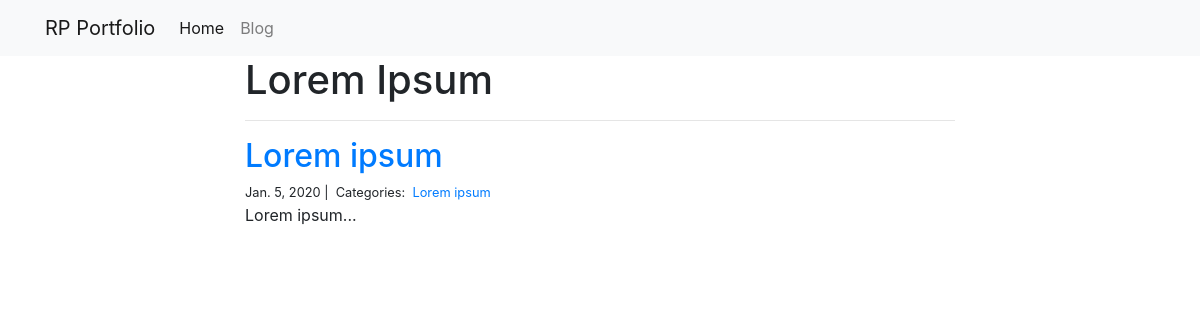
/blog/Lorem ipsum/, run on an earlier commit of the app's database.
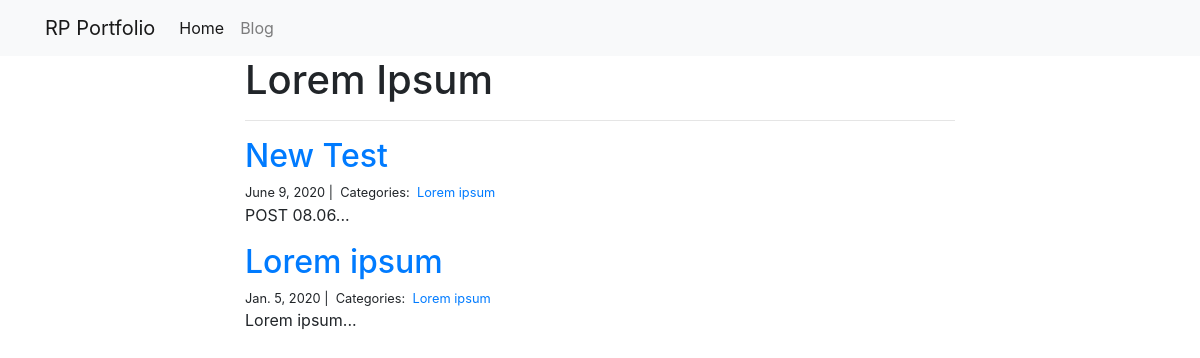
And on a later commit of the database.
### blog/models.py (models this page shows)
class Post(models.Model):
    title = models.CharField(max_length=255)
    body = models.TextField()
    created_on = models.DateTimeField(auto_now_add=True)
    last_modified = models.DateTimeField(auto_now=True)
    categories = models.ManyToManyField("Category", related_name="posts")

class Category(models.Model):
    name = models.CharField(max_length=20)

### blog/views.py (the view)
# urls.py: path("<category>/", views.blog_category, name="blog_category"),
def blog_category(request, category):
    posts = Post.objects.filter(categories__name__contains=category).order_by(
        "-created_on"
    )
    context = {"category": category, "posts": posts}
    return render(request, "blog_category.html", context)

### blog/templates/blog_category.html
{% extends "base.html" %}
{% block page_content %}
<div class="col-md-8 offset-md-2">
    <h1>{{ category | title }}</h1>
    <hr>
    {% for post in posts %}
        <h2><a href="{% url 'blog_detail' post.pk%}">{{ post.title }}</a></h2>
        <small>
            {{ post.created_on.date }} |&nbsp;
            Categories:&nbsp;
            {% for category in post.categories.all %}
            <a href="{% url 'blog_category' category.name %}">
                {{ category.name }}
            </a>&nbsp;
            {% endfor %}
        </small>
        <p>{{ post.body | slice:":400" }}...</p>
    {% endfor %}
</div>
{% endblock %}

What changed in the data, as far as the page shows it:
added Post: title "New Test", created_on "June 9, 2020", body "POST 08.06", Category (name "Lorem ipsum")
